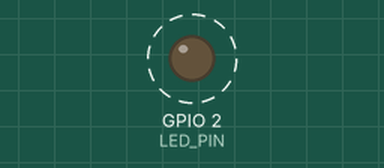
Simulated run of this program. Board: ESP32-S3. On the bench: output pins drawn as LEDs (lit = HIGH). Dashed ring = blinking. What the program prints to the serial monitor is not drawn.

Above: at 1.1 s.
Timing chart, 0 to 4.0 s (numbered marks = the images above):
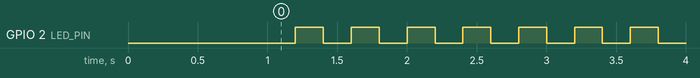

The program:

main.cpp
```cpp
// Bare-minimum test: no HUB75 library, no Adafruit GFX, nothing except
// Arduino core + the onboard LED. Purpose: isolate whether THIS board, THIS
// COM port, and THIS monitor setup can show ANY serial output at all right
// now - before blaming the HUB75 library for total silence seen elsewhere.
#include <Arduino.h>

#define LED_PIN 2   // built-in LED on most ESP32-S3 devkits; harmless if wrong

void setup() {
    pinMode(LED_PIN, OUTPUT);
    Serial.begin(115200);
    delay(1000);
    Serial.println("\n[BARE TEST] Booted. If you can read this, Serial works.");
}

void loop() {
    static unsigned long lastPrint = 0;
    static bool ledOn = false;
    static unsigned long count = 0;

    digitalWrite(LED_PIN, ledOn ? HIGH : LOW);
    ledOn = !ledOn;

    if (millis() - lastPrint > 1000) {
        lastPrint = millis();
        count++;
        Serial.printf("[BARE TEST] tick %lu, uptime %lus\n", count, millis() / 1000);
        Serial.flush();
    }
    delay(200);
}
```

Measured:
- by itself, GPIO 2 (LED_PIN): alternates HIGH for 0.20 s and LOW for 0.20 s
